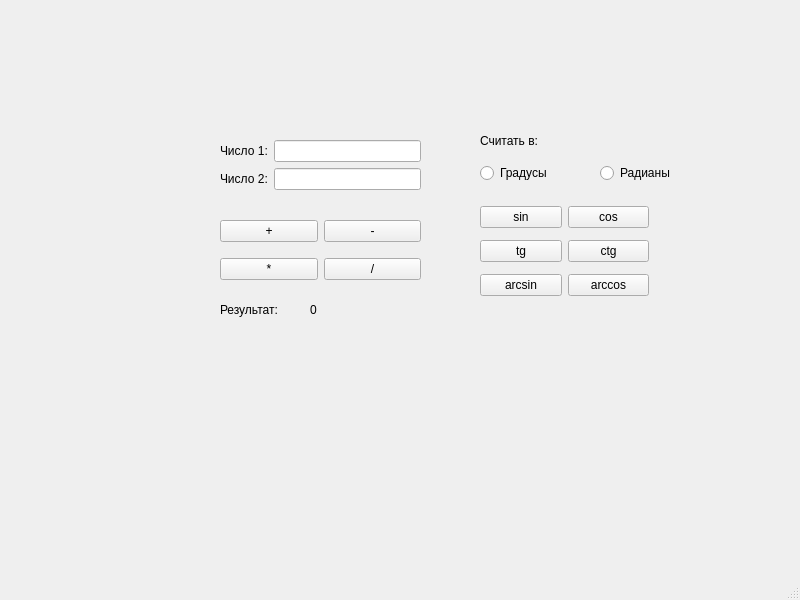
<?xml version="1.0" encoding="UTF-8"?>
<ui version="4.0">
 <class>MainWindow</class>
 <widget class="QMainWindow" name="MainWindow">
  <property name="geometry">
   <rect>
    <x>0</x>
    <y>0</y>
    <width>800</width>
    <height>600</height>
   </rect>
  </property>
  <property name="windowTitle">
   <string>MainWindow</string>
  </property>
  <widget class="QWidget" name="centralwidget">
   <widget class="QWidget" name="formLayoutWidget">
    <property name="geometry">
     <rect>
      <x>220</x>
      <y>140</y>
      <width>201</width>
      <height>71</height>
     </rect>
    </property>
    <layout class="QFormLayout" name="formLayout">
     <item row="0" column="0">
      <widget class="QLabel" name="label_number_1">
       <property name="text">
        <string>Число 1:</string>
       </property>
      </widget>
     </item>
     <item row="0" column="1">
      <widget class="QLineEdit" name="lineEdit_value_1">
       <property name="echoMode">
        <enum>QLineEdit::EchoMode::Normal</enum>
       </property>
      </widget>
     </item>
     <item row="1" column="0">
      <widget class="QLabel" name="label_number_2">
       <property name="text">
        <string>Число 2:</string>
       </property>
      </widget>
     </item>
     <item row="1" column="1">
      <widget class="QLineEdit" name="lineEdit_value_2"/>
     </item>
    </layout>
   </widget>
   <widget class="QLabel" name="label_result_text">
    <property name="geometry">
     <rect>
      <x>220</x>
      <y>300</y>
      <width>101</width>
      <height>20</height>
     </rect>
    </property>
    <property name="text">
     <string>Результат:</string>
    </property>
   </widget>
   <widget class="QLabel" name="label_result_value">
    <property name="geometry">
     <rect>
      <x>310</x>
      <y>300</y>
      <width>121</width>
      <height>20</height>
     </rect>
    </property>
    <property name="text">
     <string>0</string>
    </property>
   </widget>
   <widget class="QLabel" name="label">
    <property name="geometry">
     <rect>
      <x>480</x>
      <y>130</y>
      <width>111</width>
      <height>21</height>
     </rect>
    </property>
    <property name="text">
     <string>Считать в:</string>
    </property>
   </widget>
   <widget class="QRadioButton" name="radio_grad">
    <property name="geometry">
     <rect>
      <x>480</x>
      <y>160</y>
      <width>112</width>
      <height>26</height>
     </rect>
    </property>
    <property name="text">
     <string>Градусы</string>
    </property>
   </widget>
   <widget class="QRadioButton" name="radio_rad">
    <property name="geometry">
     <rect>
      <x>600</x>
      <y>160</y>
      <width>112</width>
      <height>26</height>
     </rect>
    </property>
    <property name="text">
     <string>Радианы</string>
    </property>
   </widget>
   <widget class="QWidget" name="gridLayoutWidget">
    <property name="geometry">
     <rect>
      <x>220</x>
      <y>210</y>
      <width>201</width>
      <height>80</height>
     </rect>
    </property>
    <layout class="QGridLayout" name="gridLayout">
     <item row="1" column="0">
      <widget class="QPushButton" name="button_mul">
       <property name="text">
        <string>*</string>
       </property>
      </widget>
     </item>
     <item row="0" column="0">
      <widget class="QPushButton" name="button_sum">
       <property name="text">
        <string>+</string>
       </property>
      </widget>
     </item>
     <item row="1" column="1">
      <widget class="QPushButton" name="button_div">
       <property name="text">
        <string>/</string>
       </property>
      </widget>
     </item>
     <item row="0" column="1">
      <widget class="QPushButton" name="button_sub">
       <property name="text">
        <string>-</string>
       </property>
      </widget>
     </item>
    </layout>
   </widget>
   <widget class="QWidget" name="gridLayoutWidget_2">
    <property name="geometry">
     <rect>
      <x>480</x>
      <y>200</y>
      <width>169</width>
      <height>103</height>
     </rect>
    </property>
    <layout class="QGridLayout" name="gridLayout_2">
     <item row="0" column="1">
      <widget class="QPushButton" name="button_cos">
       <property name="text">
        <string>cos</string>
       </property>
      </widget>
     </item>
     <item row="0" column="0">
      <widget class="QPushButton" name="button_sin">
       <property name="text">
        <string>sin</string>
       </property>
      </widget>
     </item>
     <item row="1" column="0">
      <widget class="QPushButton" name="button_tan">
       <property name="text">
        <string>tg</string>
       </property>
      </widget>
     </item>
     <item row="1" column="1">
      <widget class="QPushButton" name="button_cotan">
       <property name="text">
        <string>ctg</string>
       </property>
      </widget>
     </item>
     <item row="2" column="0">
      <widget class="QPushButton" name="button_arcsin">
       <property name="text">
        <string>arcsin</string>
       </property>
      </widget>
     </item>
     <item row="2" column="1">
      <widget class="QPushButton" name="button_arccos">
       <property name="text">
        <string>arccos</string>
       </property>
      </widget>
     </item>
    </layout>
   </widget>
  </widget>
  <widget class="QMenuBar" name="menubar">
   <property name="geometry">
    <rect>
     <x>0</x>
     <y>0</y>
     <width>800</width>
     <height>25</height>
    </rect>
   </property>
  </widget>
  <widget class="QStatusBar" name="statusbar"/>
 </widget>
 <resources/>
 <connections/>
</ui>
